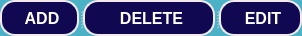
   <widget class="QSplitter" name="splitter">
    <property name="geometry">
     <rect>
      <x>10</x>
      <y>490</y>
      <width>302</width>
      <height>36</height>
     </rect>
    </property>
    <property name="styleSheet">
     <string notr="true">background-color: rgb(75, 177, 198);</string>
    </property>
    <property name="orientation">
     <enum>Qt::Horizontal</enum>
    </property>
    <widget class="QPushButton" name="them">
     <property name="font">
      <font>
       <pointsize>12</pointsize>
       <weight>75</weight>
       <bold>true</bold>
      </font>
     </property>
     <property name="styleSheet">
      <string notr="true">
background-color: rgb(16, 9, 82);
border-style:solid;
border-width:2px;
border-radius:15px;
border-color: rgb(244, 234, 238);
padding-left:5px;
color: rgb(255, 255, 255);
</string>
     </property>
     <property name="inputMethodHints">
      <set>Qt::ImhNone</set>
     </property>
     <property name="text">
      <string>ADD</string>
     </property>
     <property name="icon">
      <iconset>
       <normaloff>C:/Users/thi/Downloads/hiclipart.com.png</normaloff>
       <normalon>C:/Users/thi/Downloads/hiclipart.com.png</normalon>C:/Users/thi/Downloads/hiclipart.com.png</iconset>
     </property>
     <property name="iconSize">
      <size>
       <width>32</width>
       <height>32</height>
      </size>
     </property>
     <property name="shortcut">
      <string/>
     </property>
     <property name="checkable">
      <bool>false</bool>
     </property>
     <property name="autoRepeat">
      <bool>false</bool>
     </property>
     <property name="autoDefault">
      <bool>false</bool>
     </property>
     <property name="flat">
      <bool>false</bool>
     </property>
    </widget>
    <widget class="QPushButton" name="xoa">
     <property name="font">
      <font>
       <pointsize>12</pointsize>
       <weight>75</weight>
       <bold>true</bold>
      </font>
     </property>
     <property name="styleSheet">
      <string notr="true">
background-color: rgb(16, 9, 82);
border-style:solid;
border-width:2px;
border-radius:15px;
border-color: rgb(244, 234, 238);
padding-left:5px;
color: rgb(255, 255, 255);
</string>
     </property>
     <property name="inputMethodHints">
      <set>Qt::ImhNone</set>
     </property>
     <property name="text">
      <string>DELETE</string>
     </property>
     <property name="icon">
      <iconset>
       <normaloff>C:/Users/thi/Downloads/hiclipart.com.png</normaloff>
       <normalon>C:/Users/thi/Downloads/hiclipart.com.png</normalon>C:/Users/thi/Downloads/hiclipart.com.png</iconset>
     </property>
     <property name="iconSize">
      <size>
       <width>32</width>
       <height>32</height>
      </size>
     </property>
     <property name="shortcut">
      <string/>
     </property>
     <property name="checkable">
      <bool>false</bool>
     </property>
     <property name="autoRepeat">
      <bool>false</bool>
     </property>
     <property name="autoDefault">
      <bool>false</bool>
     </property>
     <property name="flat">
      <bool>false</bool>
     </property>
    </widget>
    <widget class="QPushButton" name="sua">
     <property name="font">
      <font>
       <pointsize>12</pointsize>
       <weight>75</weight>
       <bold>true</bold>
      </font>
     </property>
     <property name="styleSheet">
      <string notr="true">
background-color: rgb(16, 9, 82);
border-style:solid;
border-width:2px;
border-radius:15px;
border-color: rgb(244, 234, 238);
padding-left:5px;
color: rgb(255, 255, 255);
</string>
     </property>
     <property name="inputMethodHints">
      <set>Qt::ImhNone</set>
     </property>
     <property name="text">
      <string>EDIT</string>
     </property>
     <property name="icon">
      <iconset>
       <normaloff>C:/Users/thi/Downloads/hiclipart.com.png</normaloff>
       <normalon>C:/Users/thi/Downloads/hiclipart.com.png</normalon>C:/Users/thi/Downloads/hiclipart.com.png</iconset>
     </property>
     <property name="iconSize">
      <size>
       <width>32</width>
       <height>32</height>
      </size>
     </property>
     <property name="shortcut">
      <string/>
     </property>
     <property name="checkable">
      <bool>false</bool>
     </property>
     <property name="autoRepeat">
      <bool>false</bool>
     </property>
     <property name="autoDefault">
      <bool>false</bool>
     </property>
     <property name="flat">
      <bool>false</bool>
     </property>
    </widget>
   </widget>
